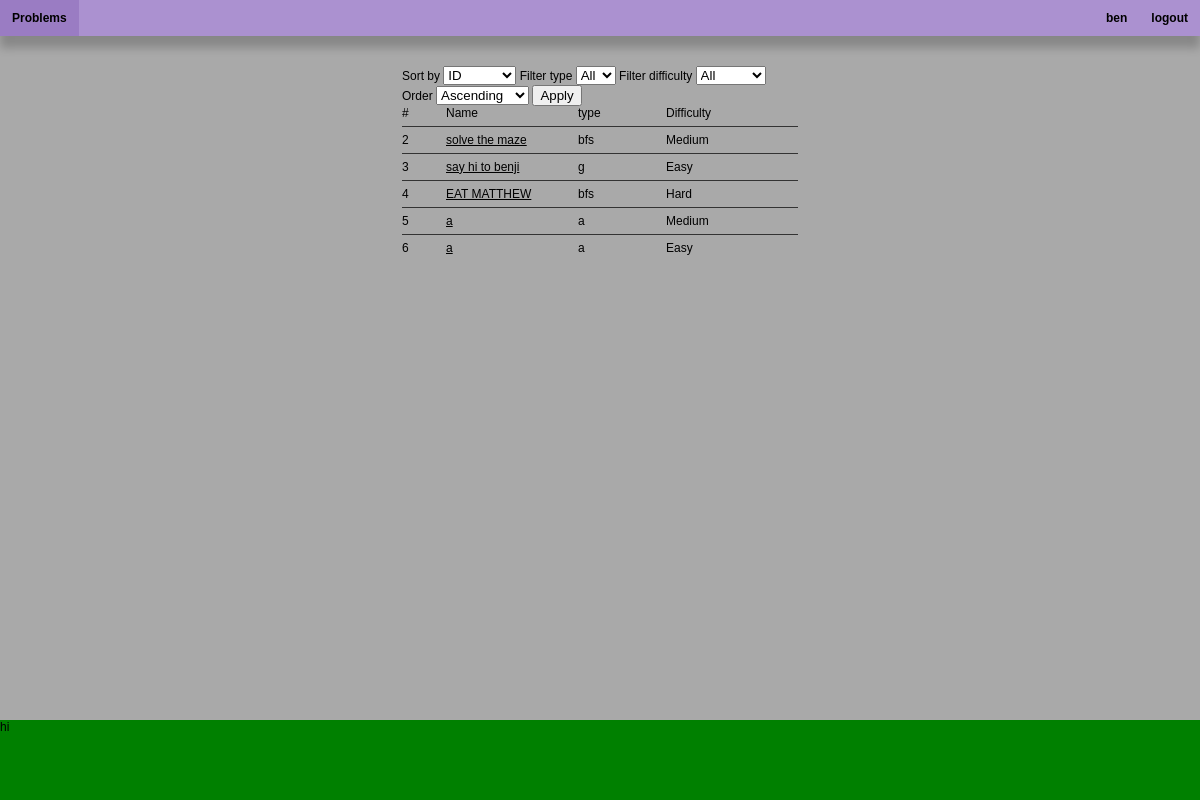
The app's page /problem_list (signed in), older data.
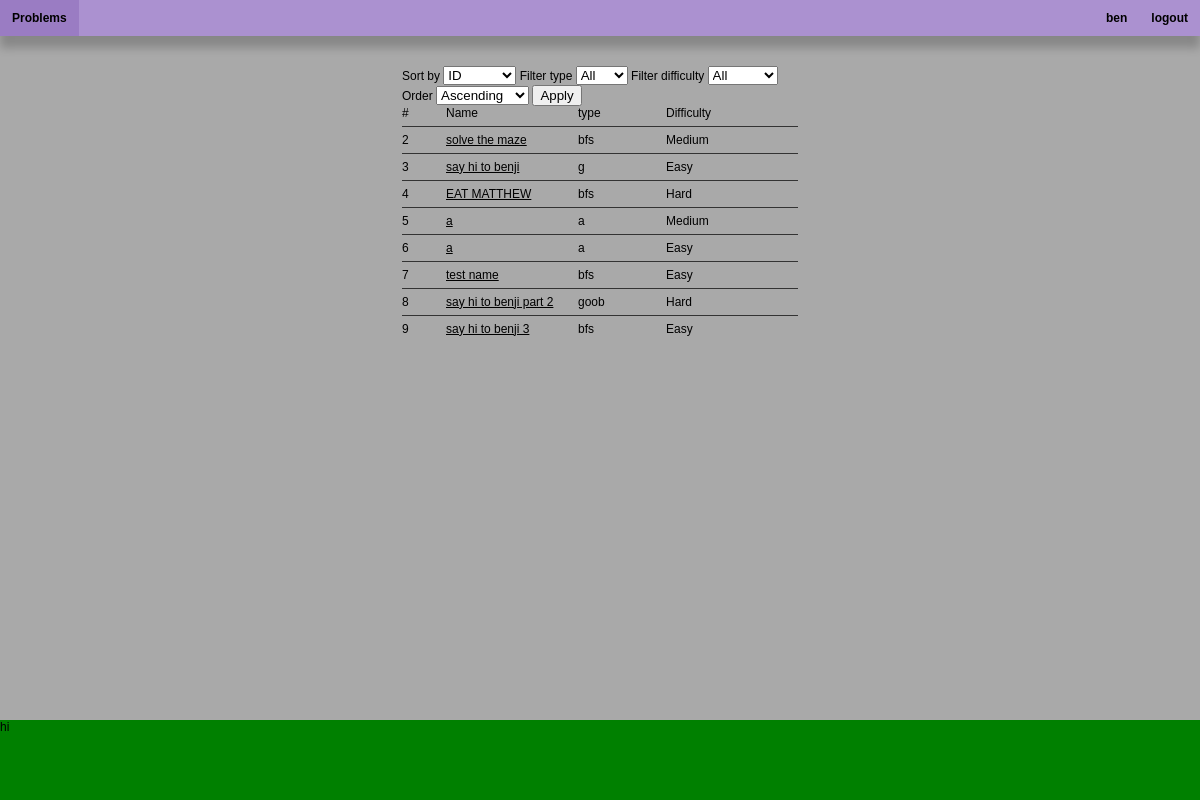
The same page, newer data.
### app.py (models this page shows, shortened)
class Base(DeclarativeBase):
    pass

class User(Base, UserMixin):
    __tablename__ = "User"
    user_id: Mapped[int] = mapped_column(primary_key=True)
    name: Mapped[str] = mapped_column(String)
    role: Mapped[str] = mapped_column(String)
    hash: Mapped[str] = mapped_column(String)
    user_problems: Mapped[list["User_Problem"]] = \
        relationship("User_Problem", back_populates="user")

class Problem(Base):
    __tablename__ = "Problem"
    problem_id: Mapped[int] = mapped_column(primary_key=True)
    description: Mapped[str] = mapped_column(String)
    function_name: Mapped[str] = mapped_column(String)
    function_args: Mapped[str] = mapped_column(String)
    type: Mapped[str] = mapped_column(String)
    problem_name: Mapped[str] = mapped_column(String)
    difficulty: Mapped[str] = mapped_column(String)
    user_problems: Mapped[list["User_Problem"]] = \
        relationship("User_Problem", back_populates="problem")
    tests: Mapped[List["Test"]] = \
        relationship("Test", back_populates="problem")
    problem_tags: Mapped[List["Problem_Tag"]] = \
        relationship("Problem_Tag", back_populates="problem")

### app.py (the view)
@app.route('/problem_list', methods=["GET", "POST"])
@login_required
def problem_list():
    with Session(engine) as session:
        q = select(Problem.type).distinct().order_by(Problem.type)
        problem_types = session.scalars(q).all()
        q = select(Problem.difficulty).distinct().order_by(Problem.difficulty)
        difficulties = session.scalars(q).all()
        form = ProblemListForm(request.args)
        form.filter_type.choices += [(t, t) for t in problem_types]
        form.filter_difficulty.choices += [(d, d) for d in difficulties]
        sort_by = form.sort_by.data or 'problem_id'
        order = form.order.data or 'asc'
        filter_type = form.filter_type.data or 'all'
        filter_difficulty = form.filter_difficulty.data or 'all'
        sort_columns = {'problem_id': Problem.problem_id,
                        'name': Problem.problem_name,
                        'type': Problem.type, 'difficulty': Problem.difficulty}
        sort_column = sort_columns[sort_by]
        q = select(Problem)
        if filter_type != 'all':
            q = q.where(Problem.type == filter_type)
        if filter_difficulty != 'all':
            q = q.where(Problem.difficulty == filter_difficulty)
        if order == 'desc':
            q = q.order_by(sort_column.collate("NOCASE").desc())
        else:
            q = q.order_by(sort_column.collate("NOCASE").asc())
        print(q)
        temp_problems = session.scalars(q).all()
        print(temp_problems)
        problems = [{'problem_id': i.problem_id,
                     'name': i.problem_name,
                     'difficulty': i.difficulty,
                     'type': i.type} for i in temp_problems]
    return render_template("problem_list.html", problems=problems, form=form)

### app.py
class ProblemListForm(Form):
    sort_by = SelectField('Sort by', choices=[('problem_id', 'ID'),
                                              ('name', 'Name'),
                                              ('type', 'Type'),
                                              ('difficulty', 'Difficulty')])
    order = SelectField('Order', choices=[('asc', 'Ascending'),
                                          ('desc', 'Descending')])
    filter_type = SelectField('Filter type', choices=[('all', 'All')])
    filter_difficulty = SelectField('Filter difficulty',
                                    choices=[('all', 'All')])
    submit = SubmitField('Apply')

### app.py (called while the page is built)
@login_manager.user_loader
def load_user(user_id):
    query = select(User).where(User.user_id == user_id)
    with Session(engine) as session:
        obj = session.scalar(query)
    return obj

### templates/problem_list.html (shortened to what this page needs)
{% extends "layout.html" %} {% block content %}
<div class="problem-list">
    <form class="problem-list-sort-form" method="GET" action="{{ url_for('problem_list') }}">
        <label for="sort_by">{{ form.sort_by.label.text }}</label>
        {{ form.sort_by(class_='form-control') }}
        <label for="filter_type">{{ form.filter_type.label.text }}</label>
        {{ form.filter_type(class_='form-control') }}
        <label for="filter_difficulty">{{ form.filter_difficulty.label.text }}</label>
        {{ form.filter_difficulty(class_='form-control') }}
        <label for="order">{{ form.order.label.text }}</label>
        {{ form.order(class_='form-control') }}
        {{ form.submit(class_='button') }}
    </form>
    <div class="problem-list-column-names">
        <div>#</div>
        <div>Name</div>
        <div>type</div>
        <div>Difficulty</div>
    </div>
    {% for problem in problems %}
    <div class="problem-list-columns">
        <div class="problem-list-column-container">{{ problem["problem_id"] }}</div>
        <div class="problem-list-column-container">
            <a class="problem-link" href="/problem/{{ problem['problem_id'] }}">{{ problem["name"] }}</a>
        </div>
        <div class="problem-list-column-container">{{ problem["type"] }}</div>
        <div class="problem-list-column-container">{{ problem["difficulty"] }}</div>
    </div>
    {% endfor %}
</div>
{% endblock %}

### templates/layout.html (shortened to what this page needs)
<!DOCTYPE html>
<html lang="en">
  <head>
    <link rel="stylesheet" href="/static/css/style.css" />
  </head>
  <body>
    <nav>{% include "navbar.html" %}</nav>
    <main>{% block content %}{% endblock %}</main>
    <footer>{% include "footer.html" %}</footer>
  </body>
</html>

### templates/navbar.html (shortened to what this page needs)
<div class="navbar">
    <div class="left-navbar navbar-section">
        <a class="navbar-item" href="/">
            Problems
        </a>
    </div>
    <div class="right-navbar navbar-section">
        {% if current_user.is_authenticated %}
        <div class="static-navbar-item">
            {{current_user.name}}
        </div>
        <form action="/logout">
            <button class="navbar-item" type="submit">logout</button>
        </form>
        {% endif %}
    </div>
</div>

### templates/footer.html
<div class="footer">
    <div>hi</div>
</div>

### static/css/style.css (style rules this page uses)
body { height: 100vh; display: flex; flex-direction: column; font-family: 'Alfa Slab One', serif; width: 100vw; padding: 0; margin: 0; font-family: sans-serif; background-color: #e7e7e7; font-size: 1vw; text-decoration-color: black; }
a { margin: 0; padding: 0; text-decoration: none; color: black; }
button { font-size: 1em; }
main { flex: 1; flex-direction: column; display: flex; min-height: 0; }
body { min-height: 100vh; display: flex; flex-direction: column; font-family: 'Alfa Slab One', serif; width: 100vw; padding: 0; margin: 0; font-family: sans-serif; background-color: darkgray; font-size: 1vw; text-decoration-color: black; }
button { display: block; }
.navbar { height: 10vh; background-color: aqua; }
.footer { height: 10vh; background-color: green; }
.problem-list { width: 33%; align-self: center; }
.problem-list-column-names { text-align: left; display: grid; grid-template-columns: minmax(0, 0.5fr) minmax(0, 1.5fr) minmax(0, 1fr) minmax(0, 0.75fr) minmax(0, 0.75fr); }
.problem-list-column-container { display: inline-block; overflow-x: hidden; max-width: 100%; }
.problem-list-columns { text-align: left; display: grid; grid-template-columns: minmax(0, 0.5fr) minmax(0, 1.5fr) minmax(0, 1fr) minmax(0, 0.75fr) minmax(0, 0.75fr); }
.problem-link { display: inline-block; text-decoration: underline; }
.navbar { box-shadow: 0em 1em 0.75em rgba(0, 0, 0, 0.2); width: 100vw; display: flex; justify-content: space-between; align-items: center; background-color: #ab91d0; margin-bottom: 2.5vw; height: 3em; }
.navbar-section { height: 100%; display: grid; grid-template-columns: repeat(5, max-content); }
.navbar-item { font-weight: bold; font-size: 1em; background-color: #ab91d0; border: none; display: flex; align-items: center; padding: 0 1vw 0 1vw; height: 100%; }
.static-navbar-item { font-weight: bold; font-size: 1em; background-color: #ab91d0; border: none; display: flex; align-items: center; padding: 0 1vw 0 1vw; height: 100%; }

Row changes from the older to the newer data that the page shows:
added Problem: problem_id "7", name "test name", type "bfs", difficulty "Easy"
added Problem: problem_id "8", name "say hi to benji part 2", type "goob", difficulty "Hard"
added Problem: problem_id "9", name "say hi to benji 3", type "bfs", difficulty "Easy"
